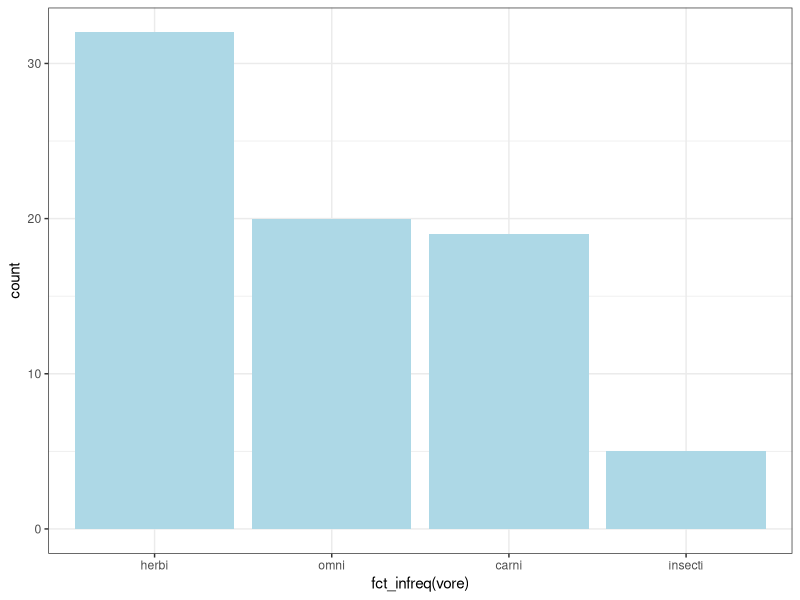
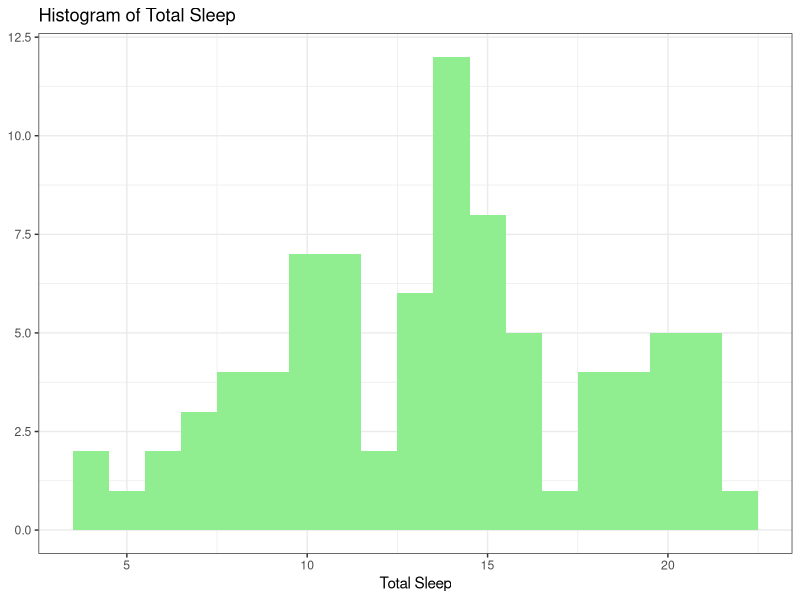
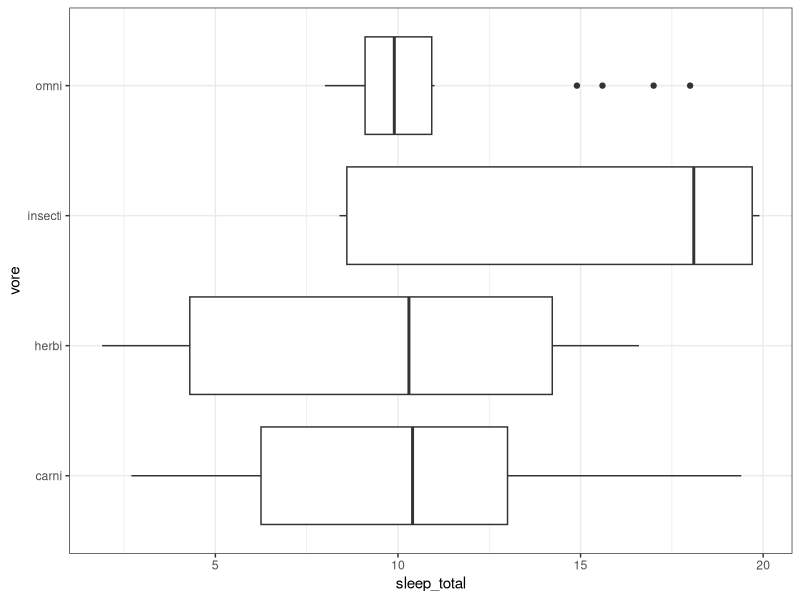
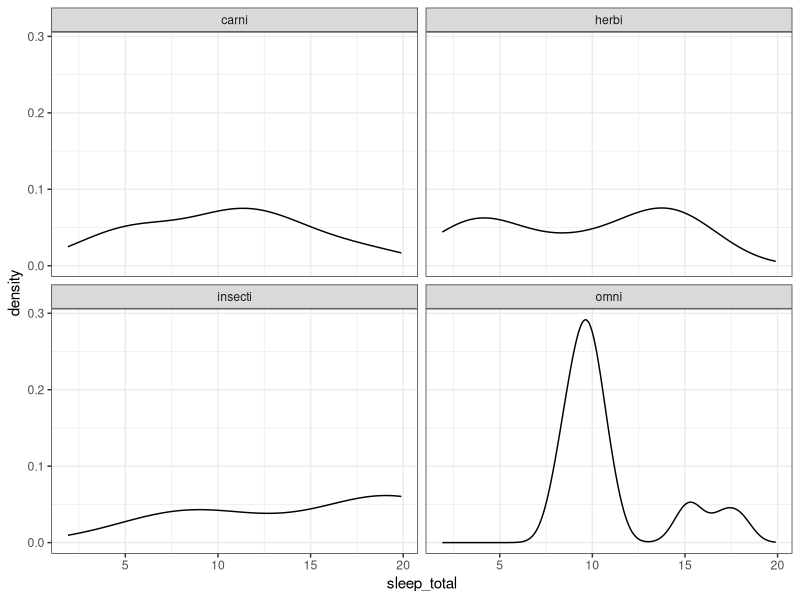
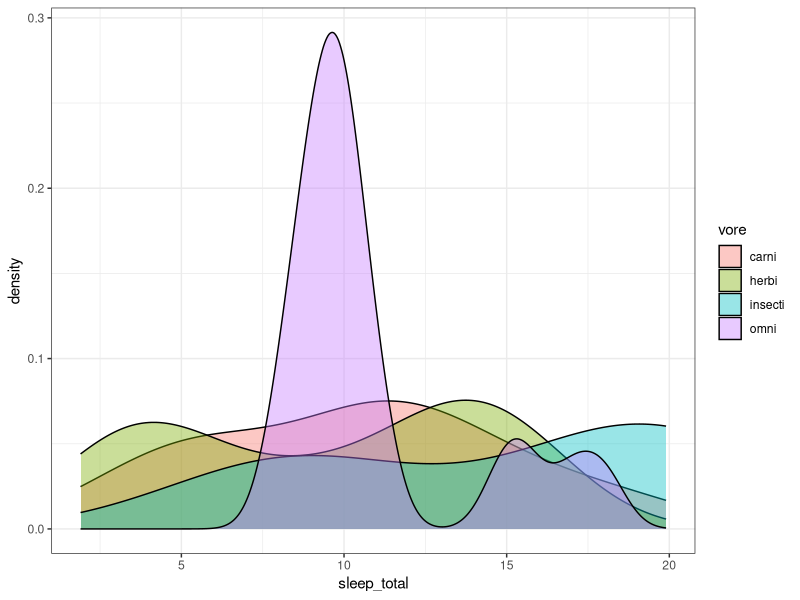

R code for these plots, in order:
## ---- chunk 1
library(tidyverse)
## ---- chunk 2
msleep %>% 
  drop_na(vore) %>% 
  ggplot(aes(fct_infreq(vore))) +
  geom_bar(fill = "light blue") +
  theme_bw()
## ---- chunk 3
msleep %>% 
  ggplot(aes(awake)) +
  geom_histogram(binwidth = 1, fill = "light green") +
  theme_bw() +
  labs(
    x = "Total Sleep",
    y = NULL,
    title = "Histogram of Total Sleep"
  )
## ---- chunk 4
msleep %>% 
  drop_na(vore) %>% 
  ggplot(aes(vore, sleep_total)) +
  geom_boxplot() +
  coord_flip() +
  theme_bw()
## ---- chunk 5
msleep %>% 
  drop_na(vore) %>% 
  ggplot(aes(sleep_total)) +
  geom_density() +
  facet_wrap(~vore) +
  theme_bw()
## ---- chunk 6
msleep %>% 
  drop_na(vore) %>% 
  # filter(vore == "omni" | vore == "herbi") %>%
  # filter(vore %in% c("omni", "herbi")) %>% 
  ggplot(aes(sleep_total, fill = vore)) +
  geom_density(alpha = 0.4) +
  theme_bw()
